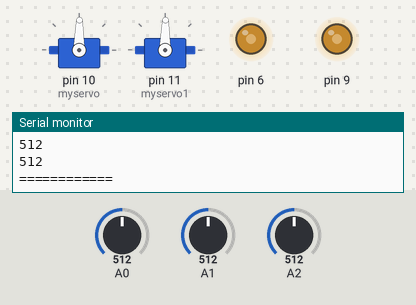
Bench run of a sketch on a simulated Arduino Uno, built with avr-gcc and run on an emulated ATmega328P. On the bench: 2 × servo, output pins drawn as LEDs (lit = HIGH), the last lines printed to the serial monitor. Inputs (shaded band) come from the test bench; at power-on: A0 = 512, A1 = 512, A2 = 512.

Above: at 1.2 s.
1.3 s: A0 set to 716
At 2.5 s:
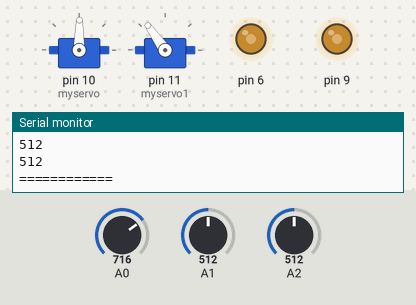
2.8 s: A1 set to 716
At 3.2 s:
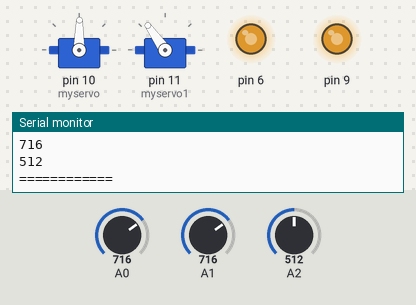
4.3 s: A2 set to 991
At 4.9 s:
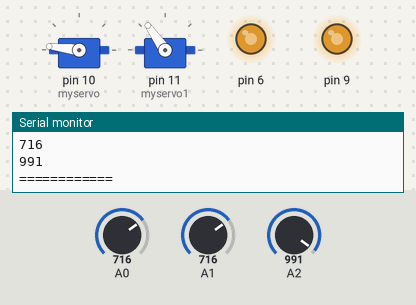
5.8 s: A2 set to 1007
At 6.6 s:
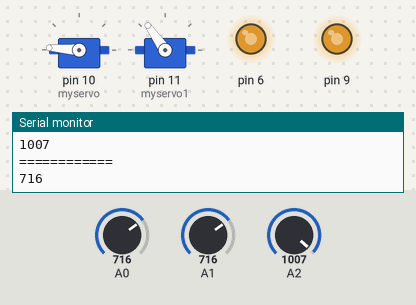
7.3 s: A0 set to 900
At 8.2 s:
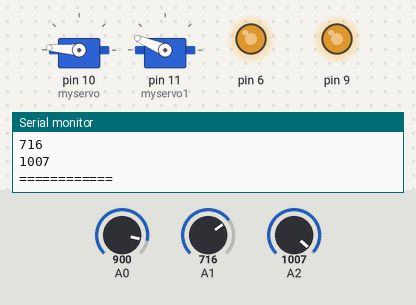
8.8 s: A1 set to 11
At 9.9 s:
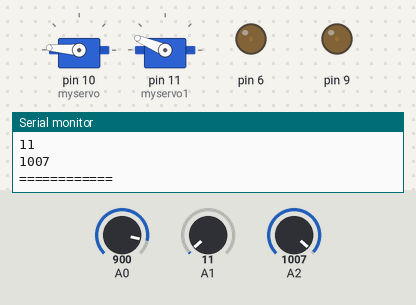
10.3 s: A1 set to 8
Timing chart, 0 to 12.8 s (numbered marks = the images above; inputs shaded):
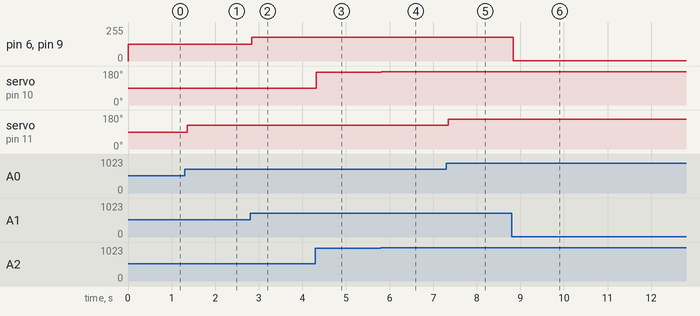

Measured:
- after the input at 1.3 s, servo on pin 11 (myservo1): 89° → 125° after 0.06 s
- after the input at 2.8 s, pin 6, pin 9: 127/255 → 178/255 at once
- after the input at 4.3 s, servo on pin 10 (myservo): 89° → 173° at once
- after the input at 5.8 s, servo on pin 10 (myservo): 173° → 176° at once
- after the input at 7.3 s, servo on pin 11 (myservo1): 125° → 157° after 0.05 s
- after the input at 8.8 s, pin 6, pin 9: 178/255 → 2/255 at once
- after the input at 10.3 s, pin 6, pin 9: 2/255 → 1/255 at once

The sketch:

PainelMotores.pde
```cpp
// Controlling a servo position using a potentiometer (variable resistor)
// by Michal Rinott <http://people.interaction-ivrea.it/m.rinott>

#include <Servo.h>

Servo myservo;  // create servo object to control a servo
Servo myservo1;  // create servo object to control a servo

int potpin = 1;  // analog pin used to connect the potentiometer
int val;    // variable to read the value from the analog pin

void setup()
{
  Serial.begin(9600);
  pinMode(9, OUTPUT);
  pinMode(6, OUTPUT);

  myservo.attach(10);  // attaches the servo on pin 9 to the servo object
  myservo1.attach(11);  // attaches the servo on pin 9 to the servo object
}

void loop()
{
  myservo.write(map(analogRead(2), 0, 1023, 0, 179));
  myservo1.write(map(analogRead(0), 0, 1023, 0, 179));
  analogWrite(9,map(analogRead(1), 0, 1023, 0, 255));
  analogWrite(6,map(analogRead(1), 0, 1023, 0, 255));
  delay(50);


  Serial.println(  analogRead(0));

  Serial.println(  analogRead(1));
  Serial.println(  analogRead(2));
  Serial.println( "============");
  /*if(Serial.available()>0) {

    while(Serial.available()>0) {

      int dado = int(Serial.read());
      Serial.println(dado,DEC);
      myservo.write(dado);
      int dado1 = int(Serial.read());
      Serial.println(dado1,DEC);
      myservo1.write(dado1);

    }
  }*/

  /*val = analogRead(potpin);            // reads the value of the potentiometer (value between 0 and 1023)
  //Serial.println(val);
  val = map(val, 0, 1023, 0, 179);     // scale it to use it with the servo (value between 0 and 180)
  //myservo.write(analogRead(1)/4);                  // sets the servo position according to the scaled value
  //myservo1.write(analogRead(2)/4);                  // sets the servo position according to the scaled value */
  delay(10);                           // waits for the servo to get there
}
```
